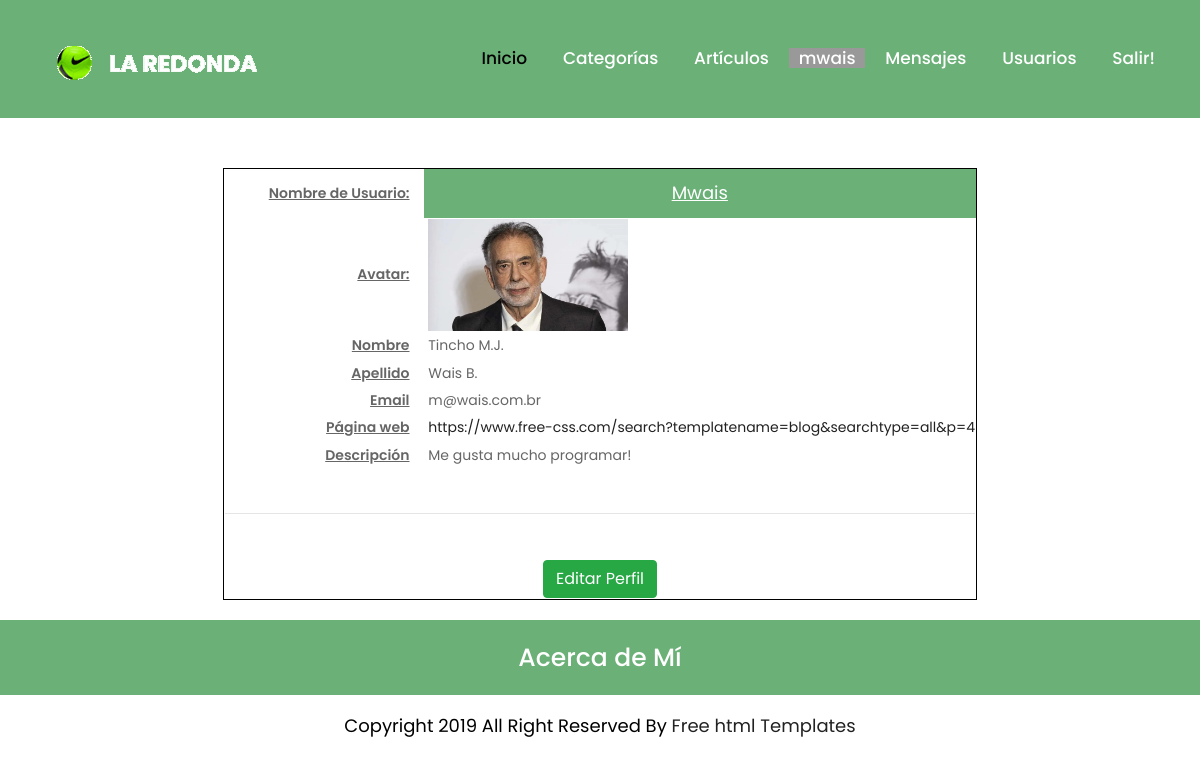
Page /AppCoder/Perfil/1 (signed in) on the committed database.
### AppCoder/models.py (models this page shows, shortened)
class Avatares(models.Model):
        usuario=models.ForeignKey(User, on_delete=models.CASCADE, null=False)
        imagen= models.ImageField(upload_to="imgs/avt/", default="imgs/defaults/perSinFoto.jpg")
        class Meta:
                verbose_name = "Avatar"
                verbose_name_plural = "Avatares"

class Perfiles(models.Model):
        usuario=models.ForeignKey(User, on_delete=models.CASCADE, null=False)
        web = models.CharField(max_length=250)
        descripcion = models.CharField(max_length=500)
        class Meta:
                verbose_name = "Perfil"
                verbose_name_plural = "Perfiles"

### AppCoder/views.py (the view)
# urls.py: path("Perfil/<id>",                     perfil,                 name="Per"),
@login_required
def perfil(request,id):
        usuarios = User.objects.filter(id=id)
        usuario = ""
        perfil = ""
        avatar = ""
        if (len(usuarios)!=0):
                usuario = usuarios[0]
                avatar = obtenerAvatar(id)
                perfil = obtenerPerfil(id)
        return render(request, "AppCoder/perfil.html", {"perfil": perfil, "avatar": avatar, "usuario": usuario})       # , "form" : form

### AppCoder/views.py (called while the page is built)
def obtenerAvatar(id):
        avatar=Avatares.objects.filter(usuario=id)
        if len(avatar)!=0:
                avatar = avatar[0]
        else:
                avatar = Avatares(usuario= User.objects.filter(id=id)[0], imagen= "imgs/defaults/perSinFoto.jpg")
        return avatar

def obtenerPerfil(id):
        perfil=Perfiles.objects.filter(usuario=id)
        if len(perfil)!=0:
                perfil = perfil[0]
        else:
                perfil = Perfiles(usuario= User.objects.filter(id=id)[0], web= "", descripcion= "")
        return perfil

### AppCoder/templates/AppCoder/perfil.html (shortened to what this page needs)
{% extends "AppCoder/padre.html" %}
{% load static %}
{% block contenido_que_cambia %}
<h5 class='text-muted' id='resaltado'>{{ mensaje }}</h5>
{% if usuario %}
<center>
<table class="tablaConBorde">
    <tbody>
        <tr>
            <th class="labelMW">Nombre de Usuario:</th>
            <td class="cabeceraServicios centrado">
                {{ usuario.username }}
            </td>
        </tr>
        <tr>
            <th class="labelMW">Avatar:</th>
            <td>
                &nbsp;<a href="/AppCoder{{ avatar.imagen.url }}" target="_blank"><img src="/AppCoder/{{ avatar.imagen.url }}" height="200" width="200" /></a>
            </td>
        </tr>
        <tr>
            <th class="labelMW">Nombre</th>
            <td>
                &nbsp;{{ usuario.first_name }}
            </td>
        </tr>
        <tr>
            <th class="labelMW">Apellido</th>
            <td>
                &nbsp;{{ usuario.last_name }}
            </td>
        </tr>
        <tr>
            <th class="labelMW">Email</th>
            <td>
                &nbsp;{{ usuario.email }}
            </td>
        </tr>
        <tr>
            <th class="labelMW">Página web</th>
            <td>
                &nbsp;{% if perfil.web %}<a href="{{ perfil.web }}" target="_blank">{{ perfil.web }}</a>{% endif %}
            </td>
        </tr>
        <tr>
            <th class="labelMW">Descripción</th>
            <td>
                &nbsp;{{ perfil.descripcion }}
            </td>
        </tr>
        <tr><td colspan="2">&nbsp;</td></tr>
        <tr><td colspan="2"><hr widh="100%" /></td></tr>
        <tr><td colspan="2">&nbsp;</td></tr>
        {% if user.id == usuario.id %}
        <tr>
            <td colspan="2">
                <center>
                    <nobr>
                        <a class="btn btn-success" href="{% url 'PerEdi' user.id  %}">Editar Perfil</a>
                    </nobr>
                </center>
            </td>
        </tr>
        {% endif %}
    </tbody>
</table>
</center>
{% endif %}
{% endblock %}

### AppCoder/templates/AppCoder/navbar.html
{% load static %}
                              <li class="active"><a class="nav-link" href="{% url 'Ini' %}">Inicio</a></li>
                              {% if user.is_authenticated and user.is_staff %}
                              <li class="nav-item"><a class="nav-link" href="{% url 'Cat' %}">Categorías</a></li>
                              {% endif %}
                              <li class="nav-item"><a class="nav-link" href="{% url 'Art' %}">Artículos</a></li>
                              {% if user.is_authenticated %}
                              <li class="nav-item"><a class="logged_username" href="{% url 'Per' user.id %}" alt="Perfil">{{ user.username  }}</a></li>
                              <li class="nav-item"><a class="nav-link" href="{% url 'Men' %}">Mensajes</a></li>
                              <li class="nav-item"><a class="nav-link" href="{% url 'Usu' %}">Usuarios</a></li>
                              <li class="nav-item"><a class="nav-link" href="{% url 'Sal' %}">Salir!</a></li>
                              {% else %}
                              <li class="nav-item"><a class="nav-link" href="{% url 'Reg' %}">Registrarse</a></li>
                              <li class="nav-item"><a class="nav-link" href="{% url 'Ing' %}">Ingresar</a></li>
                              {% endif %}

### AppCoder/static/AppCoder/css/style.css (style rules this page uses)
* { box-sizing: border-box !important; }
html { scroll-behavior: smooth; }
body { color: #666666; font-size: 14px; font-family: 'poppins', sans-serif; line-height: 1.80857; font-weight: normal; overflow-x: hidden; }
a { color: #1f1f1f; text-decoration: none !important; outline: none !important; -webkit-transition: all .3s ease-in-out; -moz-transition: all .3s ease-in-out; -ms-transition: all .3s ease-in-out; -o-transition: all .3s ease-in-out; transition: all .3s ease-in-out; }
h1, h2, h3, h4, h5, h6 { letter-spacing: 0; font-weight: normal; position: relative; padding: 0 0 10px 0; font-weight: normal; line-height: normal; color: #111111; margin: 0 }
h5 { font-size: 14px }
*, *::after, *::before { -webkit-box-sizing: border-box; -moz-box-sizing: border-box; box-sizing: border-box; }
ul, li, ol { margin: 0px; padding: 0px; list-style: none; }
a { color: #222222; text-decoration: none; outline: none !important; }
a, .btn { text-decoration: none !important; outline: none !important; -webkit-transition: all .3s ease-in-out; -moz-transition: all .3s ease-in-out; -ms-transition: all .3s ease-in-out; -o-transition: all .3s ease-in-out; transition: all .3s ease-in-out; }
img { max-width: 100%; height: auto; }
.menu-area-main li.active a { color: #000; }
.text-muted { padding: 10px 0px; }
.main-menu ul>li { display: inline-block; position: relative; }
.main-menu ul>li a { line-height: 20px; font-size: 17px; display: block; font-weight: 500; color: #fff; }
.main-menu ul li:last-child a { padding-right: 0; }
.main-menu ul li:first-child { margin-left: 0; }
.main-menu ul>li { position: inherit; display: inline-block; vertical-align: middle; }
.main-menu ul>li:nth-child(6) { padding-right: 0px; }
.logged_username { color: #fff; background-color:#999; font-size: 15px; font-weight: 500; padding-left: 10px; padding-right: 10px; }
#resaltado { color: #6ab077; text-transform: uppercase; padding: 15px 0; font-weight: 500; font-size: 17px; line-height: 30px; display: flex; }
.cabeceraServicios { text-decoration: underline; text-transform: capitalize; background-color: #6ab077; padding-top: 0.5rem; padding-left: 1rem; padding-bottom: 0.5rem; padding-right: 1rem; font-size: large; color: white; }
.tablaConBorde { border: 1px solid black; border-collapse: none; }
.labelMW { min-width: 200px; text-align: right; font-weight: 600; text-decoration: underline; margin-bottom: 2em; padding-right: 1em; }
.centrado { text-align: center; }

### AppCoder/static/AppCoder/css/icomoon.css (style rules this page uses)
body { background: #fff; }

### rows in the picture
Avatares: imagen (picture)
Perfiles: web "https://www.free-css.com/search?templatename=blog&searchtype=all&p=4", descripcion "Me gusta mucho programar!"

### other values in the picture
{{ user.username }} "mwais"
{{ usuario.username }} "Mwais"
{{ usuario.first_name }} "Tincho M.J."
{{ usuario.last_name }} "Wais B."
{{ usuario.email }} "m@wais.com.br"
